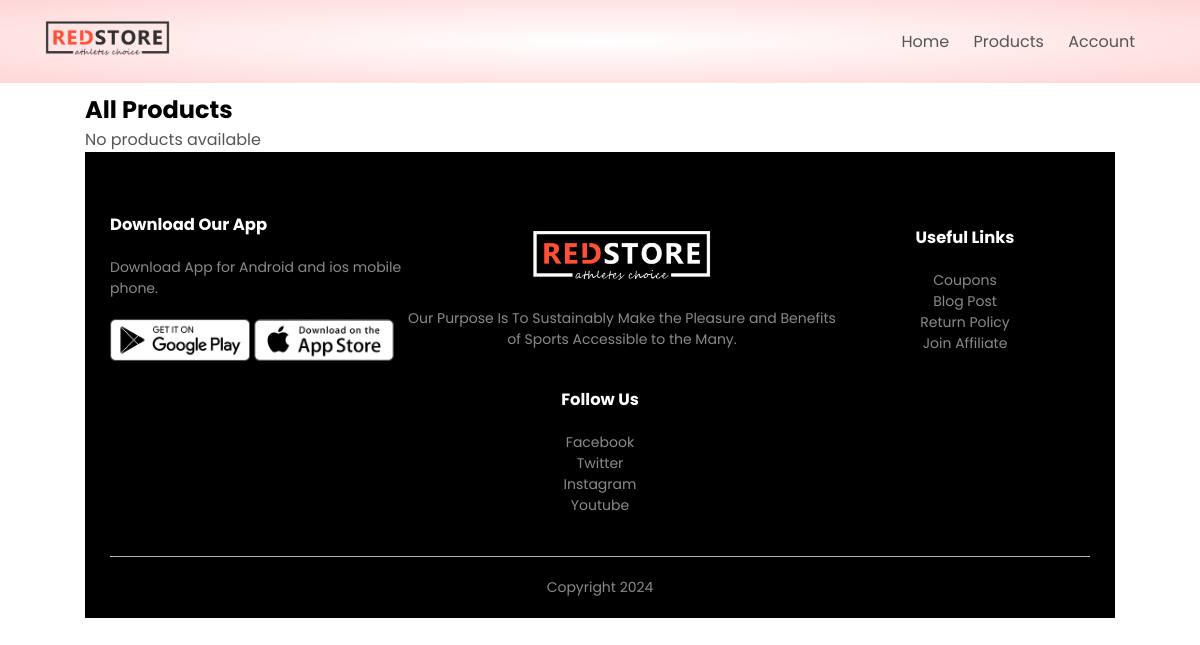
The app's page /product_list, older data.
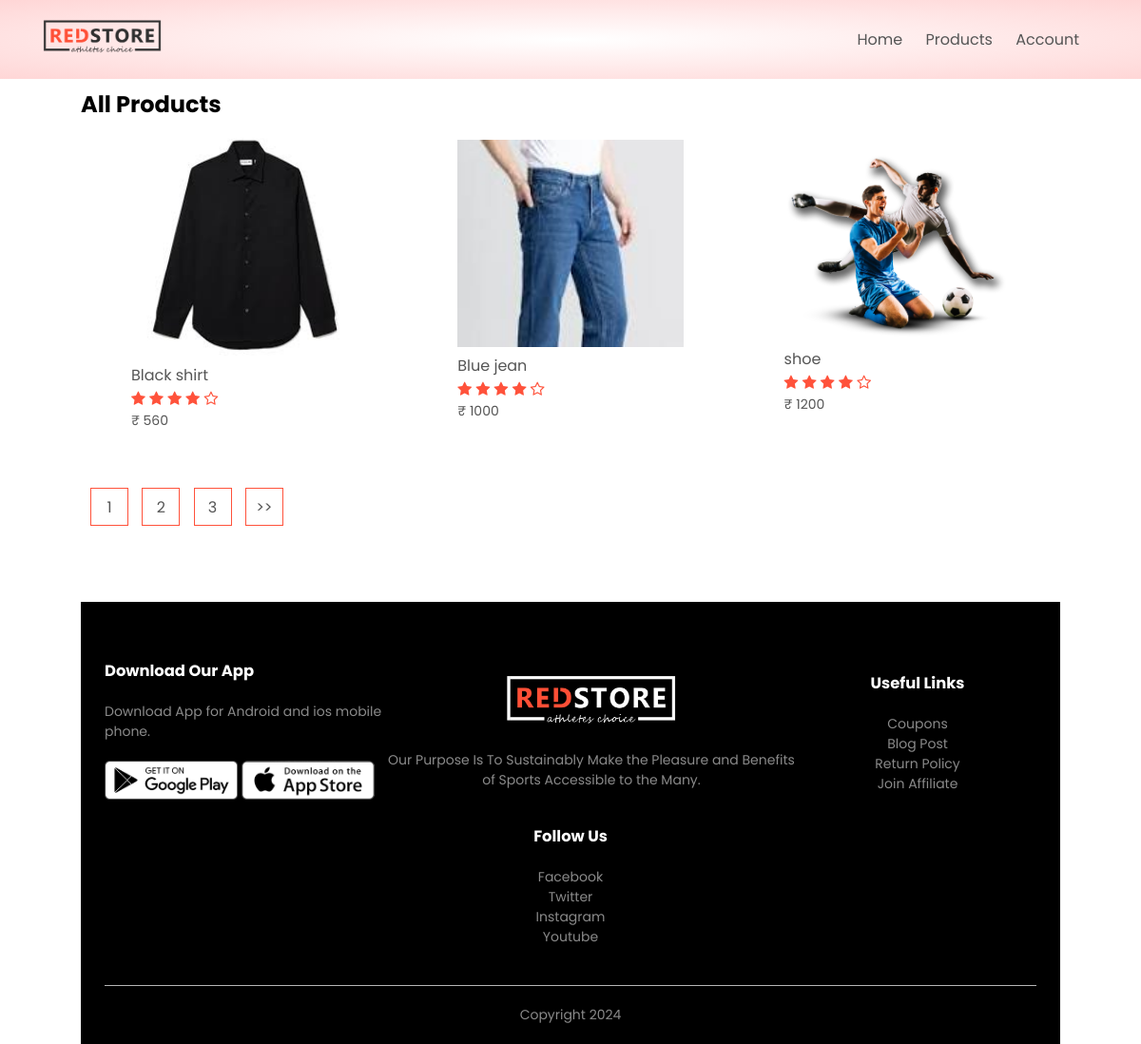
The same page, newer data.
### products/models.py (models this page shows, shortened)
class Product(models.Model):
    LIVE=1
    DELETE=0
    DELETE_CHOICES=((LIVE,'Live'),(DELETE,'Delete'))
    title=models.CharField(max_length=300)
    price=models.IntegerField()
    description=models.TextField()
    image=models.ImageField(upload_to='media/')
    priority=models.IntegerField(default=0)
    delete_status=models.IntegerField(choices=DELETE_CHOICES,default=LIVE)
    created_at=models.DateTimeField(auto_now_add=True)
    updated_at=models.DateTimeField(auto_now=True)

### products/views.py (the view)
# urls.py: path('product_list',views.list_products,name='list_product'),
def list_products(request):
    page=1
    if request.GET:
        page=request.GET.get('page',1)
    products = Product.objects.order_by('priority')
    product_paginator=Paginator(products,3)
    products=product_paginator.get_page(page)
    return render(request, 'products.html', {'products': products})

### products/templatetags/chunks.py (called while the page is built)
@register.filter(name='chunks')
def chunks(list_data,chunk_size):
    chunk=[]
    i=0
    for data in list_data:
        chunk.append(data)
        i=i+1
        if i==chunk_size:
            yield chunk
            i=0
            chunk=[]
    if chunk:
        yield chunk

### templates/products.html
{% extends 'blank_layout.html' %}
 {% block content %}
 {% include 'product_list.html'%}
 {% endblock content %}

### templates/blank_layout.html (shortened to what this page needs)
{% load static %}
<!DOCTYPE html>
<html lang="en">
<head>
    <link rel="stylesheet" href="{% static 'css/style.css' %}">
    <link rel="stylesheet" href="https://stackpath.bootstrapcdn.com/font-awesome/4.7.0/css/font-awesome.min.css">
</head>
<body>
    <div class="header">
        <div class="container">
            {% include "menu.html" %}
        </div>
    </div>
    {% block content %}
    {% endblock content %}
    <div class="footer">
        <div class="container">
            <div class="row">
                <div class="footer-col-1">
                    <h3>Download Our App</h3>
                    <p>Download App for Android and ios mobile phone.</p>
                    <div class="app-logo">
                        <img src="{% static 'images/play-store.png' %}">
                        <img src="{% static 'images/app-store.png' %}">
                    </div>
                </div>
                <div class="footer-col-2">
                    <img src="{% static 'images/logo-white.png' %}">
                    <p>Our Purpose Is To Sustainably Make the Pleasure and Benefits of Sports Accessible to the Many.
                    </p>
                </div>
                <div class="footer-col-3">
                    <h3>Useful Links</h3>
                    <ul>
                        <li>Coupons</li>
                        <li>Blog Post</li>
                        <li>Return Policy</li>
                        <li>Join Affiliate</li>
                    </ul>
                </div>
                <div class="footer-col-4">
                    <h3>Follow Us</h3>
                    <ul>
                        <li>Facebook</li>
                        <li>Twitter</li>
                        <li>Instagram</li>
                        <li>Youtube</li>
                    </ul>
                </div>
            </div>
            <hr>
            <p class="copyright">Copyright 2024</p>
        </div>
    </div>
</body>
</html>

### templates/menu.html (shortened to what this page needs)
{% load static %}
<div class="navbar">
    <div class="logo">
        <a href="index.html"><img src="{% static 'images/logo.png' %}" alt="logo" width="125px"></a>
    </div>
    <nav>
        <ul id="MenuItems">
            <li><a href="{% url 'home' %}">Home</a></li>
            <li><a href="{% url 'list_product' %}">Products</a></li>
            {% if not user.is_authenticated %}
            <li><a href="{% url 'account' %}">Account</a></li>
            {% else %}
            <li><a href="{% url 'orders' %}">Orders</a></li>
            <li><a href="{% url 'logout' %}">Logout</a></li>
            {% endif %}
        </ul>
    </nav>
</div>

### templates/product_list.html (shortened to what this page needs)
{% load static %}
{% load chunks %}
<div class="small-container">
    <div class="row row-2">
        <h2>All Products</h2>
    </div>
{% if products %}
    {% for product_chunks in products|chunks:4 %}
        <div class="row">
            {% for product in product_chunks %}
                <div class="col-4">
                    <a href="{% url 'detail_product' product.id %}"> <img src="{{ product.image.url }}"> </a>
                    <h4>{{ product.title }}</h4>
                    <div class="rating">
                        <i class="fa fa-star"></i>
                        <i class="fa fa-star"></i>
                        <i class="fa fa-star"></i>
                        <i class="fa fa-star"></i>
                        <i class="fa fa-star-o"></i>
                    </div>
                    <p>₹ {{ product.price }}</p>
                </div>
            {% endfor %}
        </div>
    {% endfor %}
    <div class="page-btn">
        {% for i in products.paginator.page_range %}
        <a href="?page={{i}}"><span>{{i}}</span></a>
        {% endfor %}
        {% if products.has_next %}
        <a href="?page={{ products.next_page_number }}"><span>>></span></a>
        {% endif %}
    </div>
{% else %}
    <p>No products available</p>
{% endif %}

### static/css/style.css (style rules this page uses)
* { margin: 0; padding: 0; box-sizing: border-box; }
body { font-family: 'Poppins', sans-serif; }
.navbar { display: flex; align-items: center; padding: 20px; }
nav { flex: 1; text-align: right; }
nav ul { display: inline-block; list-style-type: none; }
nav ul li { display: inline-block; margin-right: 20px; }
a { text-decoration: none; color: #555; }
p { color: #555; }
.container { max-width: 1300px; margin: auto; padding-left: 25px; padding-right: 25px; }
.row { display: flex; align-items: center; flex-wrap: wrap; justify-content: space-around; }
.header { background: radial-gradient(#fff,#ffd6d6); }
.small-container { max-width: 1080px; margin: auto; padding-left: 25px; padding-right: 25px; }
.col-4 { flex-basis: 25%; padding: 10px; min-width: 200px; margin-bottom: 50px; transition: transform 0.5s; }
.col-4 img { width: 100%; }
h4 { color: #555; font-weight: normal; }
.col-4 p { font-size: 14px; }
.rating .fa { color: #ff523b; }
.footer { background: black; color: #8a8a8a; font-size: 14px; padding: 60px 0 20px; }
.footer p { color: #8a8a8a; }
.footer h3 { color: #fff; margin-bottom: 20px; }
.footer-col-1, .footer-col-2, .footer-col-3, .footer-col-4 { min-width: 250px; margin-bottom: 20px; }
.footer-col-1 { flex-basis: 30%; }
.footer-col-2 { flex: 1; text-align: center; }
.footer-col-2 img { width: 180px; margin-bottom: 20px; }
.footer-col-3, .footer-col-4 { flex-basis: 12%; text-align: center; }
ul { list-style-type: none; }
.app-logo { margin-top: 20px; }
.app-logo img { width: 140px; }
.footer hr { border: none; background: #b5b5b5; height: 1px; margin: 20px 0; }
.copyright { text-align: center; }
.row-2 { justify-content: space-between; margin: 9px auto 0px; }
.page-btn { margin: 0 auto 80px; }
.page-btn span { display: inline-block; border: 1px solid #ff523b; margin-left: 10px; width: 40px; height: 40px; text-align: center; line-height: 40px; cursor: pointer; }

Row changes from the older to the newer data that the page shows:
added Product: image (picture), title "Black shirt", price "560"
added Product: image (picture), title "Blue jean", price "1000"
added Product: image (picture), title "shoe", price "1200"
Text that changed along with them:
new list line: "1"
new list line: "2"
new list line: "3"
text no longer shown: "No products available"
